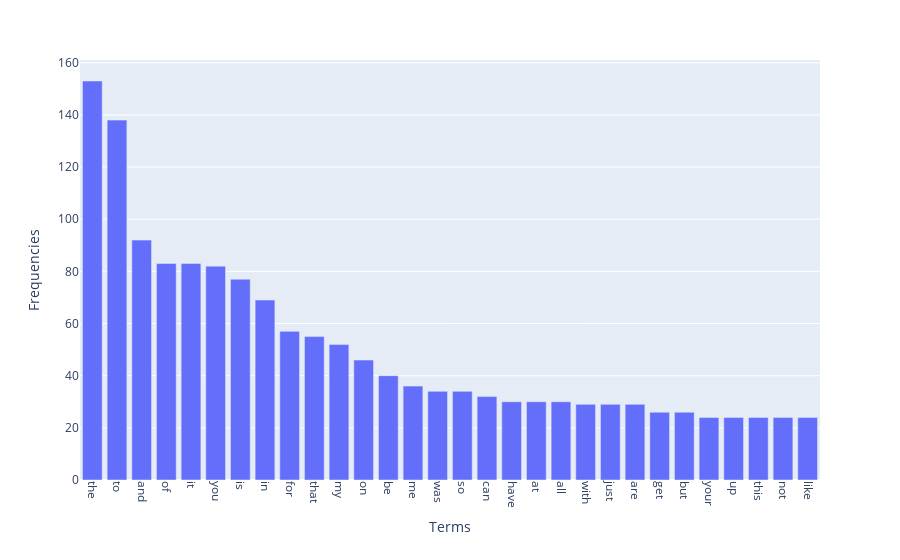

The notebook cell saved with this chart:
### Code cell
# Top 30 words in test dataset
test_df['unigrams'] = test_df['text'].apply(lambda x: dmh.tokenize_text(x))

count_vect = CountVectorizer()
test_counts = count_vect.fit_transform(test_df.text) #learn the vocabulary and return document-term matrix
print(test_counts.shape)

term_frequencies = []
for j in range(0, test_counts.shape[1]):
    term_frequencies.append(sum(test_counts[:,j].toarray()))

term_frequencies = np.asarray(test_counts.sum(axis=0))[0]

sorted_terms = [term for _, term in sorted(zip(term_frequencies, count_vect.get_feature_names_out()), reverse=True)]
sorted_frequencies = sorted(term_frequencies, reverse=True)

filtered_data = {
    'Terms': sorted_terms[0:30],
    'Frequencies': sorted_frequencies[0:30]
}
df_filtered = pd.DataFrame(filtered_data)

fig = plot_ex.bar(df_filtered, x='Terms', y='Frequencies')
fig.update_xaxes(tickangle=90)

fig.show()

### Figure 1 — Plotly figure (JSON) as saved in the notebook; plotly's stock layout.template omitted (floating-point values rounded to 4 significant figures)
{"data": [{"alignmentgroup": "True", "hovertemplate": "Terms=%{x}<br>Frequencies=%{y}<extra></extra>", "legendgroup": "", "marker": {"color": "#636efa", "pattern": {"shape": ""}}, "name": "", "offsetgroup": "", "orientation": "v", "showlegend": false, "textposition": "auto", "type": "bar", "x": ["the", "to", "and", "of", "it", "you", "is", "in", "for", "that", "my", "on", "be", "me", "was", "so", "can", "have", "at", "all", "with", "just", "are", "get", "but", "your", "up", "this", "not", "like"], "xaxis": "x", "y": [153, 138, 92, 83, 83, 82, 77, 69, 57, 55, 52, 46, 40, 36, 34, 34, 32, 30, 30, 30, 29, 29, 29, 26, 26, 24, 24, 24, 24, 24], "yaxis": "y"}], "layout": {"barmode": "relative", "legend": {"tracegroupgap": 0}, "margin": {"t": 60}, "xaxis": {"anchor": "y", "domain": [0, 1], "tickangle": 90, "title": {"text": "Terms"}}, "yaxis": {"anchor": "x", "domain": [0, 1], "title": {"text": "Frequencies"}}}}
